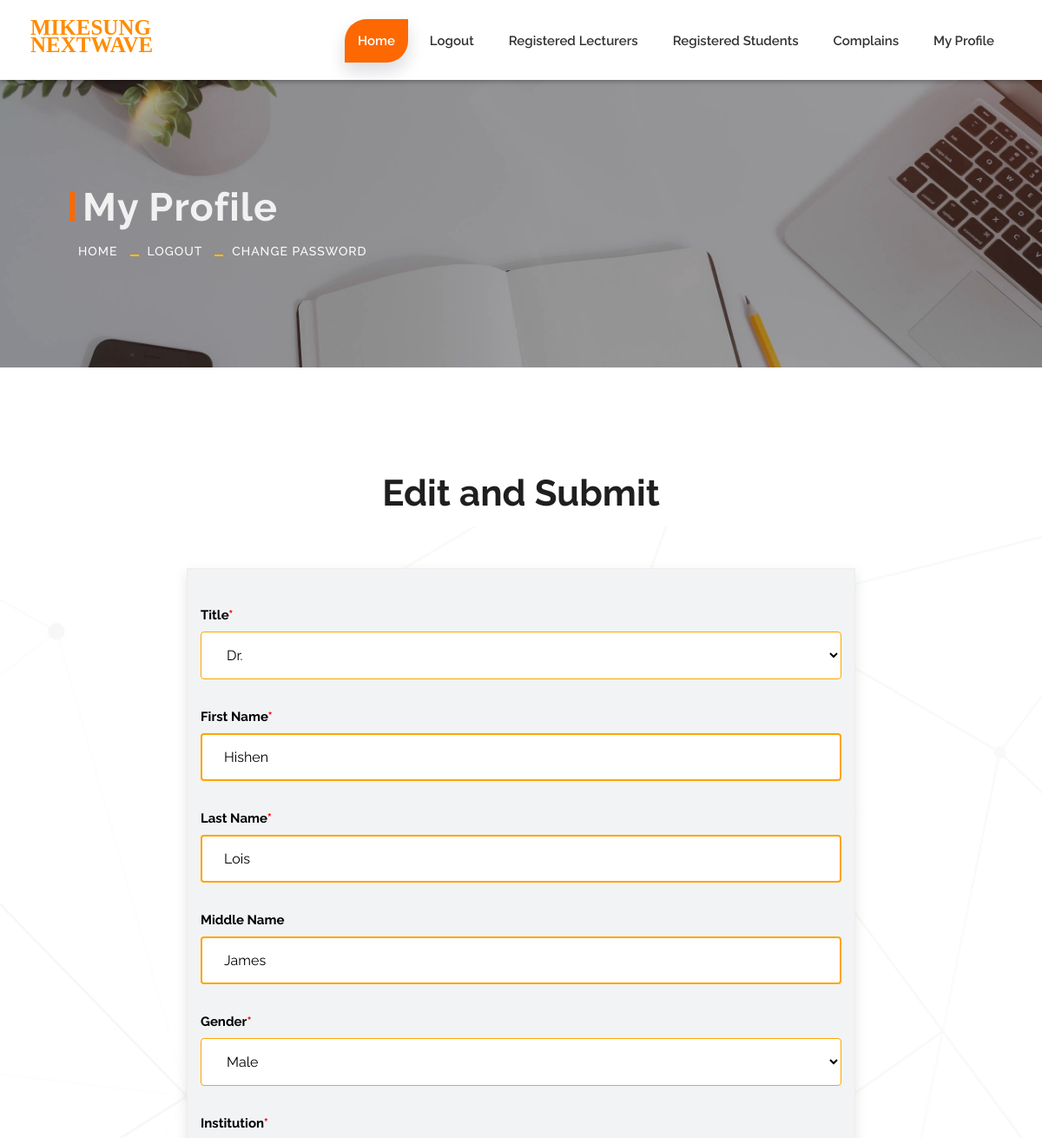
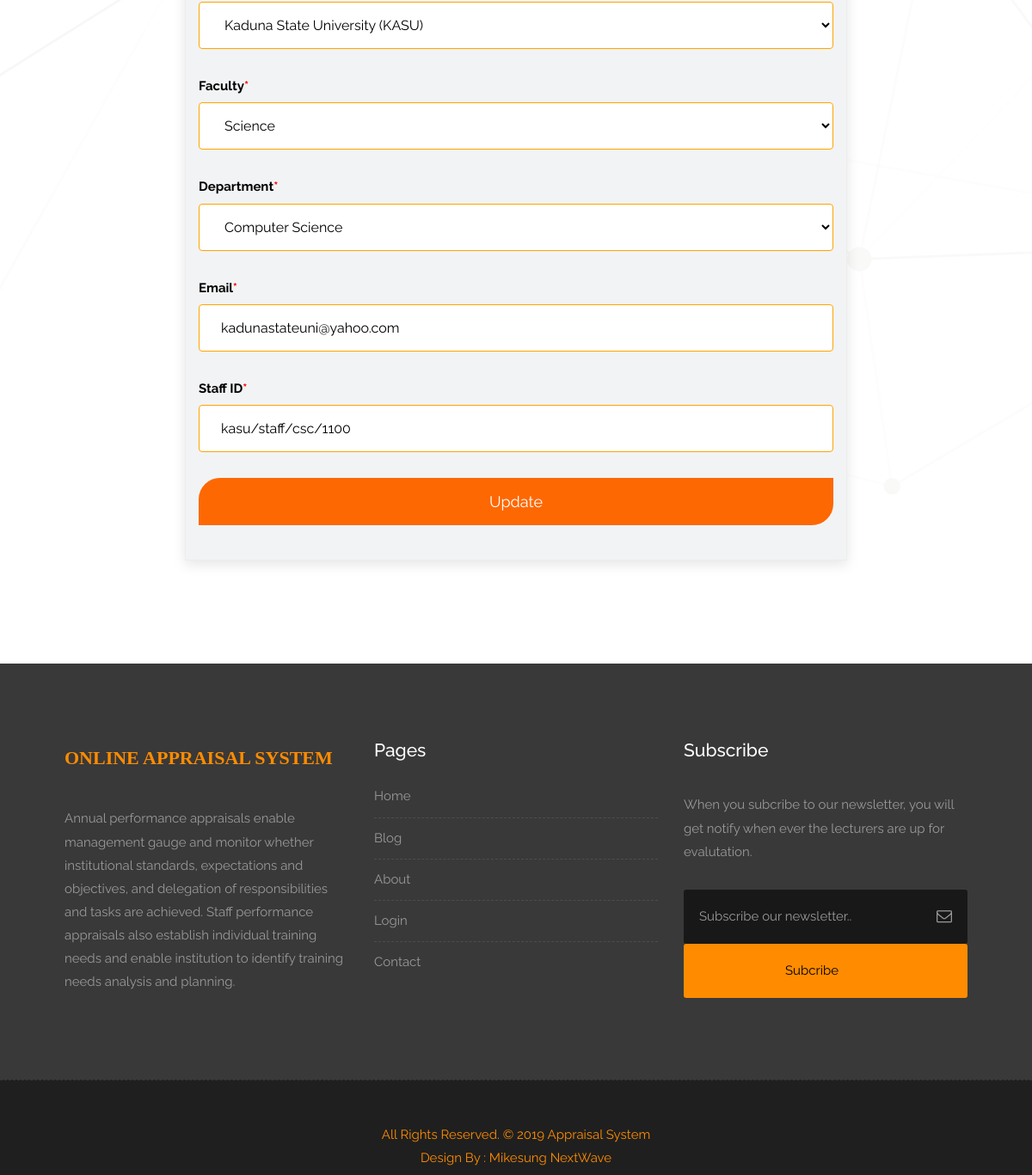
The app's page /admin_edit_lecturer.php?id=1 with its own data (2 pictures, top to bottom).
### tables this page shows
CREATE TABLE `lecturers_data` (
  `id` int(11) NOT NULL,
  `title` varchar(50) DEFAULT NULL,
  `school_id` int(11) DEFAULT NULL,
  `faculty_id` int(11) DEFAULT NULL,
  `department_id` int(11) DEFAULT NULL,
  `firstName` varchar(50) DEFAULT NULL,
  `lastName` varchar(50) DEFAULT NULL,
  `middleName` varchar(50) DEFAULT NULL,
  `gender` varchar(50) DEFAULT NULL,
  `staff_id` varchar(100) DEFAULT NULL,
  `mobile` varchar(50) DEFAULT NULL,
  `password` varchar(50) DEFAULT NULL,
  `email` varchar(50) DEFAULT NULL
);

CREATE TABLE `schools` (
  `id` int(11) NOT NULL,
  `schoolNames` varchar(100) NOT NULL,
  `email` varchar(100) NOT NULL,
  `mobile` varchar(100) NOT NULL
);

CREATE TABLE `faculties` (
  `id` int(11) NOT NULL,
  `faculties` varchar(100) NOT NULL
);

CREATE TABLE `departments` (
  `id` int(11) NOT NULL,
  `departments` varchar(100) NOT NULL
);

### admin_edit_lecturer.php (the view, shortened to what this page needs)
<?php include('admin_header.php'); ?>
<body>
<?php
	include('db_connect.php');
	$id = isset($_GET['id']) ? $_GET['id'] : '';
    $sql = "SELECT * FROM lecturers_data
   				 INNER JOIN schools
				ON lecturers_data.school_id = schools.id
				INNER JOIN faculties
				ON lecturers_data.faculty_id = faculties.id
				INNER JOIN departments
				ON lecturers_data.department_id = departments.id
				WHERE lecturers_data.id = '".$id."'";
    $query = mysqli_query($conn, $sql);
    $row = mysqli_fetch_assoc($query);
	?>
	<div class="banner-area banner-bg-1">
		<div class="container">
			<div class="row">
				<div class="col-md-12">
					<div class="banner">
						<h2>My Profile</h2>
						<ul class="page-title-link">
							<li><a href="student_page.php">Home</a></li>
							<li><a href="student_logout.php">Logout</a></li>
							<li><a href="#">Change Password</a></li>
						</ul>
					</div>
				</div>
			</div>
		</div>
	</div>
<div id="contact" class="section wb">
  			<div class="section-title text-center">
        		<h3><b>Edit and Submit</b></h3>
    		</div>
 <div class="col-md-8 col-md-offset-2">
  <div class="contact_form">
	<form class="form" name="contactform" method="post">
		<div class="row">
				<fieldset">
					<div class="form-group">
						<label>Title<b style="color: red;">*</b></label>
						<select class="form-control" name="title">
						<option ><?php echo $row['title']; ?></option>
							</select>
					</div>
					<div class="form-group">
						<label>First Name<b style="color: red;">*</b></label>
						<input type="text" name="firstName" class="form-control" style="border-width: 2px;" value="<?php echo $row['firstName']; ?>">
					</div>
					<div class="form-group">
						<label>Last Name<b style="color: red;">*</b></label>
						<input type="text" name="lastName" class="form-control" style="border-width: 2px;" value="<?php echo $row['lastName']; ?>">
					</div>
					<div class="form-group">
						<label>Middle Name</label>
						<input type="text" name="middleName" class="form-control" style="border-width: 2px;" value="<?php echo $row['middleName']; ?>">
					</div>
						<div class="form-group">
						<label>Gender<b style="color: red;">*</b></label>
							<select class="form-control" name="gender">
						<option><?php echo $row['gender']; ?></option>
							</select>
					</div>
					<div class="form-group">
						<label>Institution<b style="color: red;">*</b></label>
						<select class="form-control" name="school_id">
								<option value="<?php echo $row['school_id']; ?>"><?php echo $row['schoolNames']; ?></option>
							</select>
					</div>
					<div class="form-group">
						<label>Faculty<b style="color: red;">*</b></label>
						<select class="form-control" name="faculty_id">
								<option value="<?php echo $row['faculty_id']; ?>"><?php echo $row['faculties']; ?></option>
							</select>
					</div>
					<div class="form-group">
						<label>Department<b style="color: red;">*</b></label>
						<select class="form-control" name="department_id">
								<option value="<?php echo $row['department_id']; ?>"><?php echo $row['departments']; ?></option>
							</select>
					</div>
					<div class="form-group">
						<label>Email<b style="color: red;">*</b></label>
						<input type="email" name="email" class="form-control" value="<?php echo $row['email']; ?>">
					</div>
					<div class="form-group">
						<label>Staff ID<b style="color: red;">*</b></label>
						<input type="staff_id" name="staff_id" class="form-control" value="<?php echo $row['staff_id']; ?>">
					</div>
					<div>
						<input type="submit" name="update" value="Update" class="btn btn-light btn-radius grd1 btn-block btn-brd">
					</div>
			</div>
		</div>
    </div>
  </div>
    <?php include 'footer.php' ?>
</body>
</html>

### style.css (style rules this page uses)
body { color: #999; font-size: 15px; font-family: 'Raleway', sans-serif; line-height: 1.80857; }
a { color: #1f1f1f; text-decoration: none !important; outline: none !important; -webkit-transition: all .3s ease-in-out; -moz-transition: all .3s ease-in-out; -ms-transition: all .3s ease-in-out; -o-transition: all .3s ease-in-out; transition: all .3s ease-in-out; }
h1, h2, h3, h4, h5, h6 { letter-spacing: 0; font-weight: normal; position: relative; padding: 0 0 10px 0; font-weight: normal; line-height: 120% !important; color: #1f1f1f; margin: 0 }
h2 { font-size: 22px }
h3 { font-size: 18px }
a { color: #1f1f1f; text-decoration: none; outline: none; }
a, .btn { text-decoration: none !important; outline: none !important; -webkit-transition: all .3s ease-in-out; -moz-transition: all .3s ease-in-out; -ms-transition: all .3s ease-in-out; -o-transition: all .3s ease-in-out; transition: all .3s ease-in-out; }
ul, li, ol { margin: 0px; padding: 0px; list-style: none; }
.section { display: block; position: relative; overflow: hidden; padding: 120px 0; }
.section.wb { background-color: #ffffff; }
.section-title { display: block; position: relative; margin-bottom: 60px; }
.section-title h3 { font-size: 42px; font-weight: 500; line-height: 62px; margin: 0 0 25px; padding: 0; text-transform: none; }
.contact_form { border: 1px solid #ededed; box-shadow: 0 5px 14px rgba(0, 0, 0, 0.1); background-color: #f2f3f5; padding: 40px 30px; }
.contact_form .form-control { background-color: #fff; margin-bottom: 30px; border: 1px solid #ebebeb; box-sizing: border-box; color: #bcbcbc; font-size: 16px; outline: 0 none; padding: 10px 25px; height: 55px; resize: none; box-shadow: none !important; width: 100%; }
#contact { background: url(images/bg.png) no-repeat center center #fff; }
.nav-pills, .effect-1:after, .nav-pills > li > a, .global-radius, .btn-brd { -webkit-border-radius: 25px 0px 25px 0px; -moz-border-radius: 25px 0px 25px 0px; border-radius: 25px 0px 25px 0px; }
.btn-light { padding: 13px 40px; font-size: 18px; border: 2px solid #fd6802; color: #ffffff; background-color: #fd6802; }
.banner-bg-1 { background: url(uploads/inner-bg.jpg); padding: 120px 0; background-clip: initial; background-color: rgba(0, 0, 0, 0); background-origin: initial; background-position: center center; background-repeat: no-repeat; background-size: cover; position: relative; z-index: 0; }
.banner-bg-1::before { content: ""; display: inline-block; height: 100%; left: 0; position: absolute; top: 0; width: 100%; z-index: -1; background: rgba(34, 34, 34, 0.4); }
.banner { position: relative; }
.banner h2 { color: #f1f1f1; font-size: 45px; font-weight: 700; letter-spacing: 1px; margin-left: 20px; position: relative; }
.banner h2::after { background: #fd6802; content: ""; height: 35px; left: -15px; position: absolute; top: 8px; width: 6px; }
.page-title-link li { display: inline-block; position: relative; }
.page-title-link li a { color: #fff; font-size: 14px; letter-spacing: 1px; margin: 0 15px; text-transform: uppercase; font-weight: 500; }
.page-title-link li::after { background: #fcbf02; bottom: 8px; content: ""; height: 2px; margin-left: -1px; position: absolute; width: 10px; }
.page-title-link li:last-child::after { content: ""; width: 0; height: 0; }
:root { --pricingTable-yellow: #fd6802; --pricingTable-purple: #fd6802; --pricingTable-blue: #fd6802; }

### css/responsive.css (style rules this page uses)
@media (max-width: 1200px) { .container { width: 90%; } }

### admin_edit_lecturer.php (style rules this page uses)
.form-group label { color: black; }
.form-group .form-control option { color: black; }
form { color: black; }
.form-group .form-control { color: black; border-color: orange; }

### records on screen
lecturers_data: title "Dr.", firstName "Hishen", lastName "Lois", middleName "James", gender "Male", school_id "Kaduna State University (KASU)", faculty_id "Science", department_id "Computer Science", email "kadunastateuni@yahoo.com", staff_id "kasu/staff/csc/1100"
